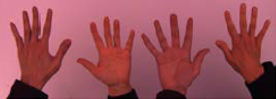
#> input picture X6_CV1/TP1/white_patch/test_red.png, 276 x 99 px
$ jupyter execute TP1.ipynb
#> lines starting #> are read from the running program, lines starting #| are printed output that depends on the picture
# Consigna TP1

<b> Parte 1 (imágenes en white_patch y coord_cromaticas) </b>
<ol>
    <li>Implementar el algoritmo de pasaje a coordenadas cromáticas para librarnos de las variaciones de contraste. </li>
    <li>Implementar el algoritmo White Patch para librarnos de las diferencias de color de iluminación. </li>
    <li>Mostrar los resultados obtenidos y analizar las posibles fallas (si es que las hay) en el caso de White patch </li>
</ol>

<b> Parte 2: </b>
<ol>
    <li> Para las imágenes img1_tp.png y img2_tp.png leerlas con OpenCV en escala de grisas y visualizarlas. </li>
    <li> Elija el numero de bins que crea conveniente y grafique su histograma, compare los histogramas entre si.
Explicar lo que se observa, si tuviera que entrenar un modelo de clasificación/detección de imágenes,
considera que puede ser de utilidad tomar como ‘ features ’ a los histogramas? </li>
    <li> Para la imagen segmentacion.png analice el histograma de los canales RGB. Segmente algunos de los
elementos presentes en la imagen (agua, cielo, tierra) y muestre, aplicando mascaras, las regiones en imágenes
separadas. </li>
</ol>

# Importo librerías a utilizar

[cell 1]
#Si queremos que las imágenes sean mostradas en una ventana emergente descomentar el inline
# %matplotlib

import numpy as np  # OpenCV-Python utiliza NumPy para el manejo de imágenes
import cv2 as cv    # cv2 es el módulo python para acceder a OpenCV
import matplotlib.pyplot as plt # Usamos las poderosas herramientas de graficación de matplotlib para mostrar imágenes, perfiles, histogramas, etc

from mpl_toolkits.axes_grid1 import ImageGrid

# Parte 1

## Cargo imagenes

[cell 2]
# Cargar una imagen en modo RGB
p1_imgR = cv.cvtColor(cv.imread('./white_patch/test_red.png'), cv.COLOR_BGR2RGB)
p1_imgB = cv.cvtColor(cv.imread('./white_patch/test_blue.png'), cv.COLOR_BGR2RGB)
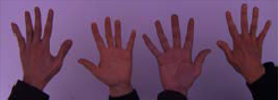
#> input picture X6_CV1/TP1/white_patch/test_blue.png, 278 x 100 px
p1_imgG = cv.cvtColor(cv.imread('./white_patch/test_green.png'), cv.COLOR_BGR2RGB)
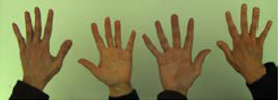
#> input picture X6_CV1/TP1/white_patch/test_green.png, 278 x 100 px

### Transformación cromática

[cell 3]
def ChromaticTransform(im, plot=False):
#> called with plot = True
    im_np = np.array(im)
    sum = np.sum(im_np, axis=2)
    sum[np.where(sum==0)] = 1   # Remove zeros before dividing
#> sum: shape (99, 276) uint64; min 1, max 571, mean 328.1
    im_out = np.stack([ np.uint8(np.divide(im_np[:,:,0], sum)*255),  np.uint8(np.divide(im_np[:,:,1], sum)*255),  np.uint8(np.divide(im_np[:,:,2],sum)*255)], axis=2)

    if(plot):
        plt.imshow(im_out)
        plt.show()
    return im_out


ChromaticTransform(p1_imgR, True)
ChromaticTransform(p1_imgG, True)
#> in ChromaticTransform (call 2), `sum[np.where(sum==0)] = 1`: sum: shape (100, 278) uint64; min 1, max 615, mean 344
ChromaticTransform(p1_imgB, True)

### White Patch

[cell 4]
# Image must be RGB
def WhitePatch(im, plot=False):
#> called with plot = True
    im_np = np.array(im)
    max_r = im_np[:,:,0].max()
#> max_r = 247
    max_g = im_np[:,:,1].max()
#> max_g = 157
    max_b = im_np[:,:,2].max()
#> max_b = 175
    im_out = np.stack([ np.uint8(np.divide(im_np[:,:,0], max_r)*255),  np.uint8(np.divide(im_np[:,:,1], max_g)*255),  np.uint8(np.divide(im_np[:,:,2],max_b)*255)], axis=2)
#> im_out: shape (99, 276, 3)

    if(plot):
        plt.imshow(im_out)
        plt.show()
    return im_out

WhitePatch(p1_imgR, True)
WhitePatch(p1_imgG, True)
WhitePatch(p1_imgB, True)
#> call 3 of WhitePatch, with plot = True
#> in WhitePatch (call 3), `max_r = im_np[:,:,0].max()`: max_r = 165
#> in WhitePatch (call 3), `max_g = im_np[:,:,1].max()`: max_g = 138
#> in WhitePatch (call 3), `max_b = im_np[:,:,2].max()`: max_b = 200
#> in WhitePatch (call 3), `im_out = np.stack([ np.uint8(np.divide(im_np[:,:,0], max_r)*255),  np...`:
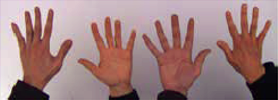
#> im_out: shape (100, 278, 3); mean R, G, B 158.8, 127.9, 127.9

## Combinación de algoritmos

[cell 5]
ChromaticTransform(WhitePatch(p1_imgR), True)
#> call 4 of ChromaticTransform, with plot = True
#> in ChromaticTransform (call 4), `sum[np.where(sum==0)] = 1`: sum: shape (99, 276) uint64; min 1, max 753, mean 424
#> in ChromaticTransform (call 4), `im_out = np.stack([ np.uint8(np.divide(im_np[:,:,0], sum)*255),  np.ui..`:
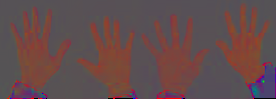
#> im_out: shape (99, 276, 3); mean R, G, B 100.3, 75.8, 77
ChromaticTransform(WhitePatch(p1_imgG), True)
#> in ChromaticTransform (call 5), `sum[np.where(sum==0)] = 1`: sum: shape (100, 278) uint64; min 1, max 746, mean 413.9
ChromaticTransform(WhitePatch(p1_imgB), True)

## Conclusiones

El algoritmo de Transformación crómatica logra en cierta medida independizarnos del contraste de la imagen, pudiendo capturar los objetos que están presentes.
Por otro lado, el algoritmo White Patch logra independizarnos del color de la fuente de iluminación que se usó al momento de capturar la imagen. Esto se puede ver claramente con las imágenes de prueba, donde luego de pasarlas por White Patch, obtenemos 3 imágenes muy similares en cuanto a color. De hecho, se puede apreciar que el color de las manos es lo que se esperaría tener de la piel humana.
Sin embargo, este algoritmo puede llegar a resultar insuficiente si alguno de los 3 canales está saturado, ya que no se puede realizar una compensación de color para ese canal.

# Parte 2

<ol>
    <li> Para las imágenes img1_tp.png y img2_tp.png leerlas con OpenCV en escala de grisas y visualizarlas. </li>
    <li> Elija el numero de bins que crea conveniente y grafique su histograma, compare los histogramas entre si.
Explicar lo que se observa, si tuviera que entrenar un modelo de clasificación/detección de imágenes,
considera que puede ser de utilidad tomar como ‘ features ’ a los histogramas? </li>
    <li> Para la imagen segmentacion.png analice el histograma de los canales RGB. Segmente algunos de los
elementos presentes en la imagen (agua, cielo, tierra) y muestre, aplicando mascaras, las regiones en imágenes
separadas. </li>
</ol>

[cell 6]
def image_grid(array, ncols=4):
    index, height, width, channels = array.shape
    nrows = index//ncols

    img_grid = (array.reshape(nrows, ncols, height, width, channels)
              .swapaxes(1,2)
              .reshape(height*nrows, width*ncols))

    return img_grid

## Punto 1

[cell 7]
img1 = cv.imread('./img1_tp.png', cv.IMREAD_GRAYSCALE)
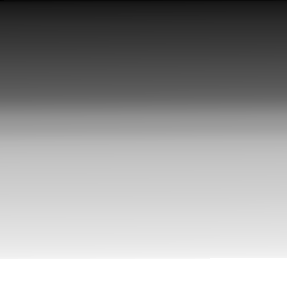
#> input picture X6_CV1/TP1/img1_tp.png, 287 x 288 px
#> img1 is the input picture: shape (288, 287); min 2, max 255, mean 154.8
img2 = cv.imread('./img2_tp.png', cv.IMREAD_GRAYSCALE)
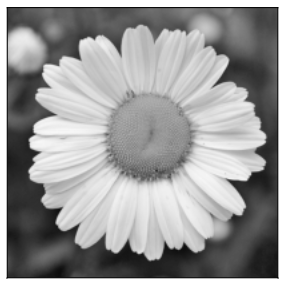
#> input picture X6_CV1/TP1/img2_tp.png, 287 x 288 px
#> img2 is the input picture: shape (288, 287); min 2, max 255, mean 154.8
img_arr = [img1, img2]

fig = plt.figure(figsize=(12., 12.))
grid = ImageGrid(fig, 111,
                 nrows_ncols=(1, 2),  # creates 2x2 grid of axes
                 axes_pad=0.1,  # pad between axes
                 )
for ax, im in zip(grid, img_arr):
    ax.imshow(im, cmap='gray')
#> this loop made 2 passes
plt.show()

## Punto 2

[cell 8]
hist1 = cv.calcHist([img1], [0], mask=None, histSize= [256], ranges=[0,256])
#> hist1 = 256 values, max 8400 at index 255, min 0 at index 0, mean 322.9
hist2 = cv.calcHist([img2], [0], mask=None, histSize= [256], ranges=[0,256])
#> hist2 has the same summary as hist1
plt.figure(figsize=(12,5))
plt.subplot(1,2,1)
plt.plot(hist1)
plt.subplot(1,2,2)
plt.plot(hist2)
plt.show()
#> figure, not shown here; panel 1: curve peaks at x = 255, y = 8400; panel 2: curve peaks at x = 255, y = 8400

fig = plt.figure(figsize=(12., 12.))
plt.show()

Se eligió un histograma con 256 bins para tener mayor resolución al comparar ambos histogramas. Sin embargo, se puede apreciar que ambas imagenes, a pesar de ser muy distintas en cuanto a los objetos que contienen, tienen exactamente el mismo histograma.
Por lo tanto, el histograma no sería un muy parámetro para usar en un algoritmo de detección de objetos o clasificación, ya que en este caso no nos ofrece información. Sin embargo, en un caso distinto, los histogramas puede ser de utilidad para verificar la existencia de un objeto o no (por ejemplo la existencia o nó de un morrón rojo en un fondo negro se podría clasificar a partir de un histograma). Por lo tanto, es necesario conocer la aplicación para poder determinar la utilidad del histograma.

## Punto 3

[cell 9]
img = cv.cvtColor(cv.imread('./segmentacion.png'), cv.COLOR_BGR2RGB)
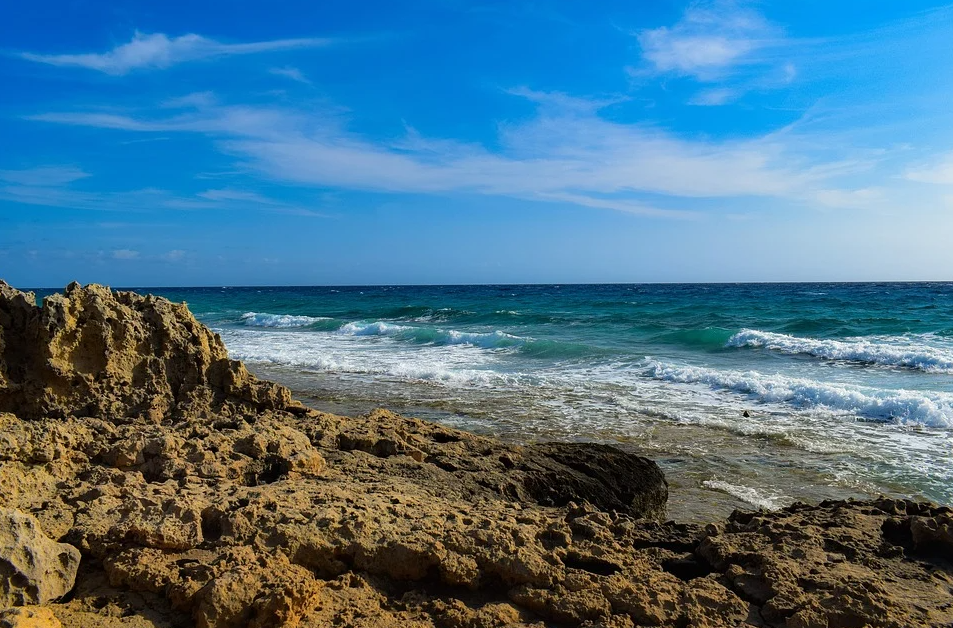
#> input picture X6_CV1/TP1/segmentacion.png, 953 x 628 px

plt.imshow(img)
plt.show()

r_hist = cv.calcHist([img[:,:,0]], [0], mask=None, histSize= [256], ranges=[0,256])
#> r_hist = 256 values, max 37866 at index 0, min 0 at index 252, mean 2337.8
g_hist = cv.calcHist([img[:,:,1]], [0], mask=None, histSize= [256], ranges=[0,256])
#> g_hist = 256 values, max 8300 at index 125, min 18 at index 254, mean 2337.8
b_hist = cv.calcHist([img[:,:,2]], [0], mask=None, histSize= [256], ranges=[0,256])
#> b_hist = 256 values, max 22983 at index 0, min 108 at index 254, mean 2337.8

plt.figure(figsize=(15,5))
plt.subplot(1,3,1)
plt.plot(r_hist)
plt.subplot(1,3,2)
plt.plot(g_hist)
plt.subplot(1,3,3)
plt.plot(b_hist)
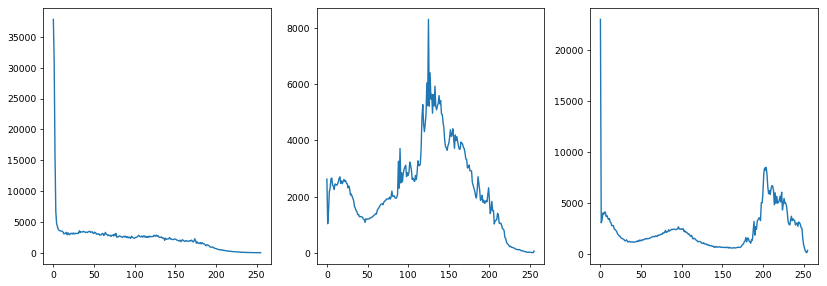
#> figure drawn by matplotlib, 3 panels; panel 1: curve peaks at x = 0, y = 37866; panel 2: curve peaks at x = 125, y = 8300; panel 3: curve peaks at x = 0, y = 22983

Los histogramas de los canales RGB no aportan gran información ya que la imagen tiene una composición de colores muy compleja.
Para intentar determinar algo de información para poder separar los distintos planos de la imagen, es más provechoso convertir la imagen a un espacio de colores tipo HSV y analizar a partir de ahí lo límites entre cada plano (cielo, agua, tierra).

[cell 10]
# Convierto imagen a HSV
img_hsv = cv.cvtColor(img, cv.COLOR_RGB2HSV)
#> img_hsv: shape (628, 953, 3); mean H, S, V 70.1, 153.6, 153.9

idx_col = 400
perfil_color = img_hsv[:,idx_col]
#> perfil_color = 628 rows, first 8: [104, 255, 201], [104, 255, 201], [104, 255, 200], [104, 255, 200], [104, 255, 200], [104, 255, 200], [104, 255, 201], [104, 255, 201]
plt.plot(perfil_color[:,0], color='r', label='canal H')
plt.plot(perfil_color[:,1], color='g', label='canal S')
plt.plot(perfil_color[:,2], color='b', label='canal V')
plt.xlabel('Fila')
plt.ylabel('Intensidad')
plt.title(f'Perfil sobre la columna {idx_col}')
plt.grid()
plt.xlim(0, 480)
plt.ylim(0, 255)
plt.legend()
plt.show()
#> figure, not shown here; curve peaks at x = 358, y = 107; curve peaks at x = 0, y = 255; curve peaks at x = 364, y = 254

[cell 11]
# La separación entre cielo y tierra se puede realizar de forma relativamente sencilla usando el HUE de la imagen.
threshold_land = 75
hue = np.array(img_hsv[:,:,0])
mask_land = np.zeros((hue.shape[0], hue.shape[1]), dtype="uint8")
mask_land[np.where(hue < threshold_land)] = 1
print(mask_land.shape, img_hsv.shape)
#| (628, 953) (628, 953, 3)
img_land = cv.bitwise_and(img, img, mask= mask_land)
plt.imshow(img_land)
plt.show()

[cell 12]
# Sin embargo, la diferencia entre el cielo y el agua no es tán notoria. Particularmente, resulta muy dificil utilizar el HUE para separa ya que
# el cielo y el mar tienen colores similares. Además, tanto el cielo como el agua tienen partes más oscuras y más blancas.
# Sin embargo, el cielo es en general más claro. Además, la linea del horizonte se puede notar como un azul oscuro bien definido.
# Por lo tanto, en el perfil de colores HSV obtenido anteriormente, podemos ver que la linea del horizonte está bien marcada por una caída
# abrupta de la iluminancia de color (V). Esta caída abrupta se encuentra aproximadamente en el pixel 282

mask_not_land = np.zeros((hue.shape[0], hue.shape[1]), dtype="uint8")
mask_not_land[np.where(hue > threshold_land)] = 1
img_not_land = cv.bitwise_and(img, img, mask= mask_not_land)

mask_sky = np.zeros((hue.shape[0], hue.shape[1]), dtype="uint8")
mask_sky[:285,:] = 1
img_sky = cv.bitwise_and(img, img, mask= mask_sky)
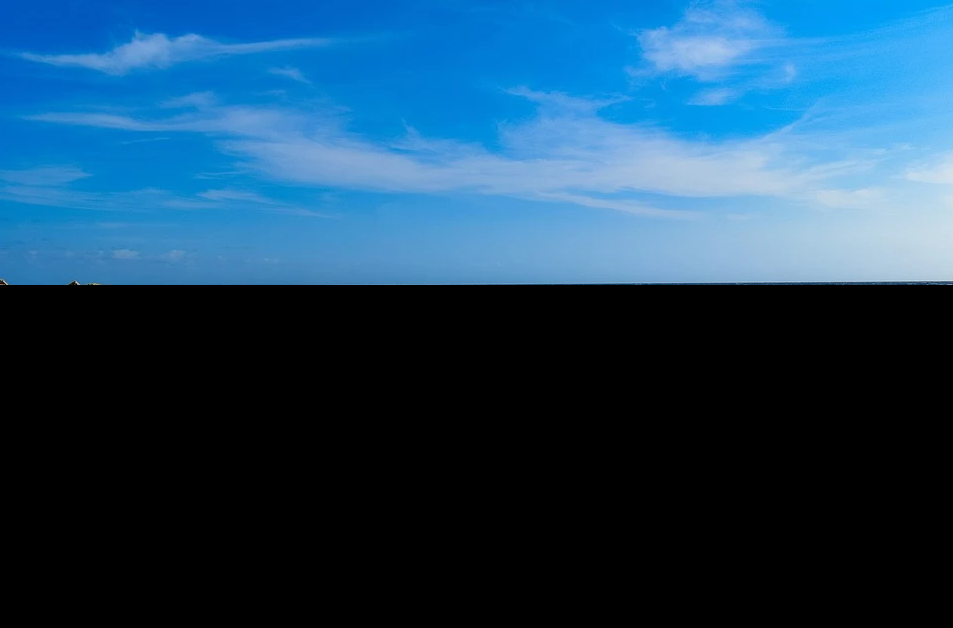
#> img_sky: shape (628, 953, 3); mean R, G, B 28.5, 68.4, 97.5
plt.imshow(img_sky)
plt.show()

mask_sea = np.zeros((hue.shape[0], hue.shape[1]), dtype="uint8")
mask_sea[285:,:] = 1
img_sea = cv.bitwise_and(img_not_land, img_not_land, mask= mask_sea)
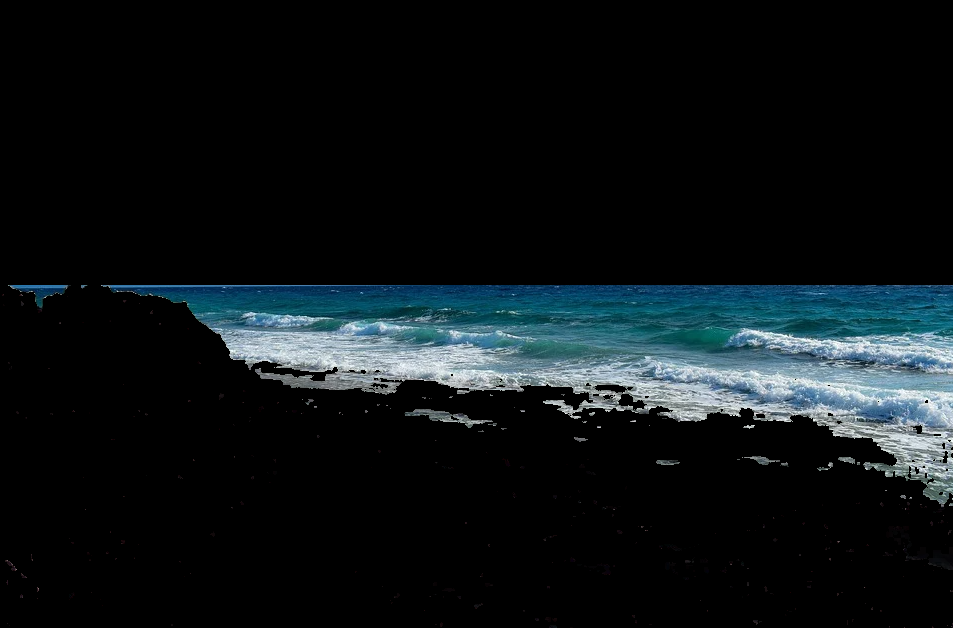
#> img_sea: shape (628, 953, 3); mean R, G, B 13.5, 19.6, 22.1
plt.imshow(img_sea)
plt.show()
